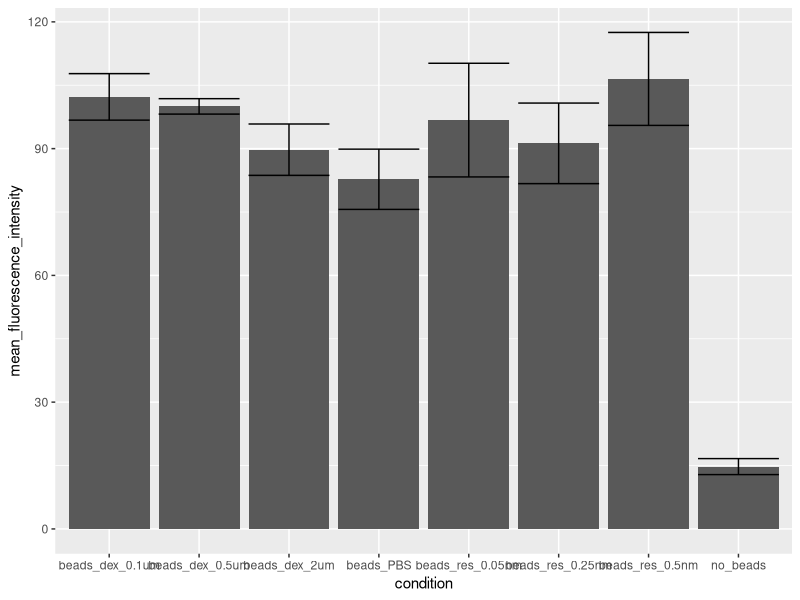
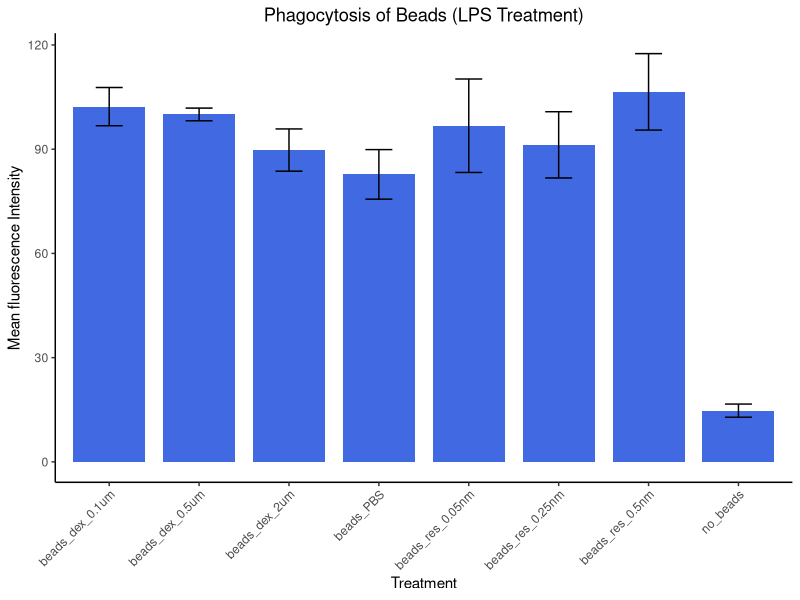
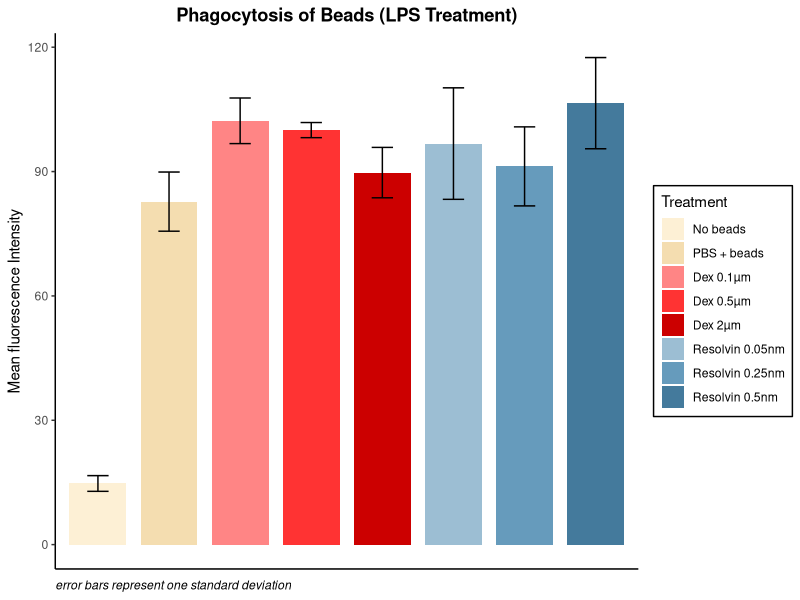
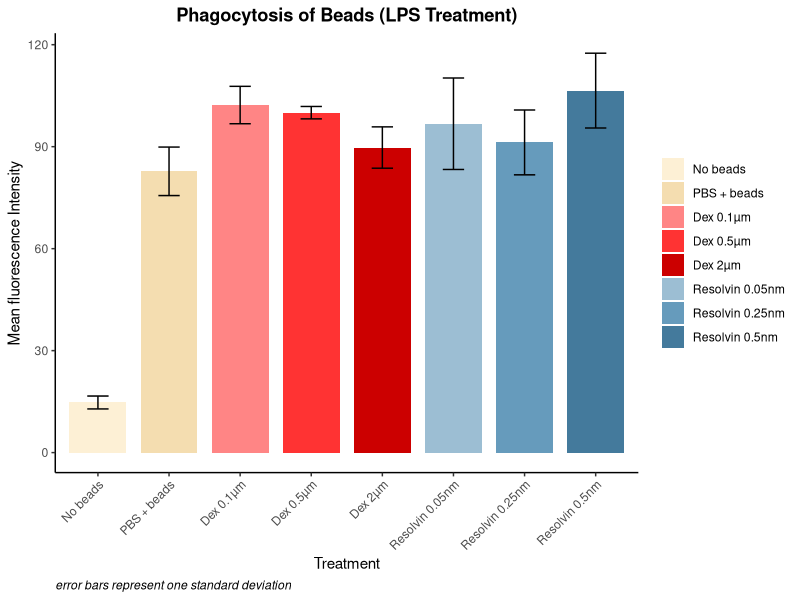

Reproduce these figures in R, in order.
##########################################################################################
##########################################################################################
# PLOTTING PLATE READER DATA -----
##########################################################################################
##########################################################################################

# any text following a hashtag is "commented out"-- it won't be read as code by the interpreter,
# so it's good to use to add notes for others (or yourself later on)

# load packages that we will need
library(readxl) # used for reading xlsx files (https://readxl.tidyverse.org/)
library(dplyr) # this is a key package for data manipulation (https://dplyr.tidyverse.org/)
library(tidyr) # this is used for making our data "tidy" (https://tidyr.tidyverse.org/)
library(ggplot2) # this is used for making nice plots (https://ggplot2.tidyverse.org/)


#############################################
# LOADING DATA ----
#############################################


# this is a vector of our column names, which we will use when we read our data in
# in R, the backwards arrow will save our column vector (that we create with the function call on the right)
# in the variable that we declare on the left (`names_of_our_columns`)

names_of_our_columns <- c("no_beads", # here I am using the function c() to create a vector with these entries
                          "beads_dex_2um",
                          "beads_dex_0.5um",
                          "beads_dex_0.1um",
                          "beads_res_0.5nm",
                          "beads_res_0.25nm",
                          "beads_res_0.05nm",
                          "beads_PBS")

# here we read from the excel file-- the first argument to this function 
# should be the filepath relative to the project you are working in. 
# for this line to work as is, you will need to have your excel file in your project directory (folder)
lps_data <- read_xlsx("lps_testdata.xlsx", # THIS NEEDS TO BE WHATEVER YOU'VE CALLED YOUR DATA FILE
                      range = "E29:L32", # this is the range we want to read (in excel syntax) -- not the whole sheet
                      col_names = names_of_our_columns # the column names we applied above
                      )


# now we have read in the data! In RStudio, you can click on the 
# variable in the "environment" panel to view it

#############################################
# TIDYING DATA ----
#############################################

# unfortunately, the tidyverse tools in the R language prefer data to be in a "tidy"
# format, meaning each row corresponds to one observation 
# (right now each row corresponds to 8 observations, one from each condition)

# to do this, we use tidyr to "pivot" our data to longer format:
# (I save this to a new variable, called "lps_data_pivoted")

lps_data_pivoted <- pivot_longer(data = lps_data, 
                                 cols = everything(), # which columns do we want to pivot?
                                 names_to = "condition", # what do we want to name the new column with the previous columns' names?
                                 values_to = "fluorescence_intensity" # what do we want to name the new column with the previous columns' values?
                                 )

# before we plot our data, we are going to compute the mean and standard deviation,
# so we can plot these summary statistics instead of individual datapoints

# here I use `|>` (aka %>%) which is known as the pipe operator: 
# it "pipes" data from one function through to the next
# the final output from the piped sequence (here our summarize call) is then stored in `lps_summary`
# see also: https://r4ds.hadley.nz/data-transform.html#sec-the-pipe
# https://www.reddit.com/r/rstats/comments/vbd6jq/piping_in_r_is_like_baking/

lps_summary <- lps_data_pivoted |>
  # first, group data by condition, so both summary statistics are computed 
  # for each group in the condition column
  group_by(condition) |> 
  # now specify which summary functions you want to use (here mean and standard deviation), and their names:
  summarize(mean_fluorescence_intensity = mean(fluorescence_intensity), # here the new column name we want is `mean_of_data`, and the function we want summarize to call is `mean()`
            standard_dev = sd(fluorescence_intensity)) # we want to compute both mean and standard dev (sd) of the `fluorescence_intensity` column
   

# now our data is ready to be used with ggplot2:

#############################################
# BASE PLOT ----
#############################################

# ggplot works by building layers on top of each other-- we start with data,
# then add x/y axes, colors, sizes, etc (aesthetics); then points/bars/lines/etc (geometries)

# there are a lot of internet resources to help with using this, e.g.
# https://r-statistics.co/Complete-Ggplot2-Tutorial-Part1-With-R-Code.html (great overview/beginner friendly)
# https://www.youtube.com/watch?v=h29g21z0a68 (very long, but good overview of how/why of ggplot from a key contributor)
# https://ggplot2-book.org/ 

# first, initialize the ggplot object:
ggplot(data = lps_summary, # layer 1: data
       mapping = aes(x = condition, y = mean_fluorescence_intensity)) + # layer 2 is aesthetics, here x/y axis
  geom_col() + # now add a layer that is our bar graph (created by geom_col)
  geom_errorbar(aes(ymin = mean_fluorescence_intensity - standard_dev, 
                    ymax = mean_fluorescence_intensity + standard_dev)) # add another layer created by geom col-- this requires extra aesthetics


# this worked, but it was kinda ugly. let's use some ggplot tools to clean it up:

#############################################
# BETTER PLOT ----
#############################################

ggplot(data = lps_summary, # layer 1: data
       mapping = aes(x = condition, y = mean_fluorescence_intensity)) + 
  geom_col(width = 0.8, fill = "royalblue") + 
  geom_errorbar(aes(ymin = mean_fluorescence_intensity - standard_dev, 
                    ymax = mean_fluorescence_intensity + standard_dev),
                width = 0.3) +
  # add x/y axis + title labels with `labs()`
  labs(x = "Treatment", y = "Mean fluorescence Intensity", 
       title = "Phagocytosis of Beads (LPS Treatment)") + 
  theme_classic() +
  theme(axis.text.x = element_text(angle = 45, vjust = 1, hjust = 1), plot.title = element_text(hjust = 0.5))

# this is pretty good, and probably good to shoot for for the notebook; relatively easy while also clean/nice to read

# you can export the plot with `ggsave()` or by just clicking Export on the plots panel in RStudio
# might want to adjust aspect ratio before saving/copying to clipboard


# you can take this a step further though if you want to play around with it:

#############################################
# BONUS PLOT ----
#############################################

# here, I'm setting my own colors and column orders. 

vals <- c("no_beads" = "#FDF0D5", 
          "beads_PBS" = "#F4DDB0",
          "beads_dex_0.1um" = "#FF8585", 
          "beads_dex_0.5um" = "#FF3333", 
          "beads_dex_2um" = "#CC0000",
          "beads_res_0.05nm" = "#9CBED3", 
          "beads_res_0.25nm" = "#669BBC", 
          "beads_res_0.5nm" = "#447A9C")

lims <- c("no_beads", 
          "beads_PBS",
          "beads_dex_0.1um",
          "beads_dex_0.5um",
          "beads_dex_2um",
          "beads_res_0.05nm",
          "beads_res_0.25nm",
          "beads_res_0.5nm")

labes <- c("No beads", 
           "PBS + beads",
           "Dex 0.1µm",
           "Dex 0.5µm",
           "Dex 2µm",
           "Resolvin 0.05nm",
           "Resolvin 0.25nm",
           "Resolvin 0.5nm")

# this version is pretty and neat; but not super colorblind friendly

ggplot(data = lps_summary, 
       mapping = aes(x = condition, y = mean_fluorescence_intensity, fill = condition)) + 
  geom_col(width = 0.8) + 
  geom_errorbar(aes(ymin = mean_fluorescence_intensity - standard_dev, 
                    ymax = mean_fluorescence_intensity + standard_dev),
                width = 0.3) +
  scale_fill_manual(values = vals,
                    labels = labes,
                    limits = lims) +
  scale_x_discrete(limits = lims,
                   labels = labes) + 
  labs(y = "Mean fluorescence Intensity", fill = "Treatment",
       title = "Phagocytosis of Beads (LPS Treatment)",
       caption = "error bars represent one standard deviation") + 
  theme_classic() +
  theme(axis.text.x = element_blank(), 
        axis.ticks.x = element_blank(), axis.title.x = element_blank(),
        plot.title = element_text(hjust = 0.5, face = "bold"), 
        plot.caption = element_text(hjust = 0, face = "italic"),
        legend.background = element_rect(color = "black"))

# redundant axis labeling can also be good:

ggplot(data = lps_summary, 
       mapping = aes(x = condition, y = mean_fluorescence_intensity, fill = condition)) + 
  geom_col(width = 0.8) + 
  geom_errorbar(aes(ymin = mean_fluorescence_intensity - standard_dev, 
                    ymax = mean_fluorescence_intensity + standard_dev),
                width = 0.3) +
  scale_fill_manual(values = vals,
                    labels = labes,
                    limits = lims) +
  scale_x_discrete(limits = lims,
                   labels = labes) + 
  labs(x = "Treatment", y = "Mean fluorescence Intensity", 
       title = "Phagocytosis of Beads (LPS Treatment)",
       caption = "error bars represent one standard deviation") + 
  theme_classic() +
  theme(axis.text.x = element_text(angle = 45, vjust = 1, hjust = 1),
        plot.title = element_text(hjust = 0.5, face = "bold"), 
        plot.caption = element_text(hjust = 0, face = "italic"),
        legend.title = element_blank())
